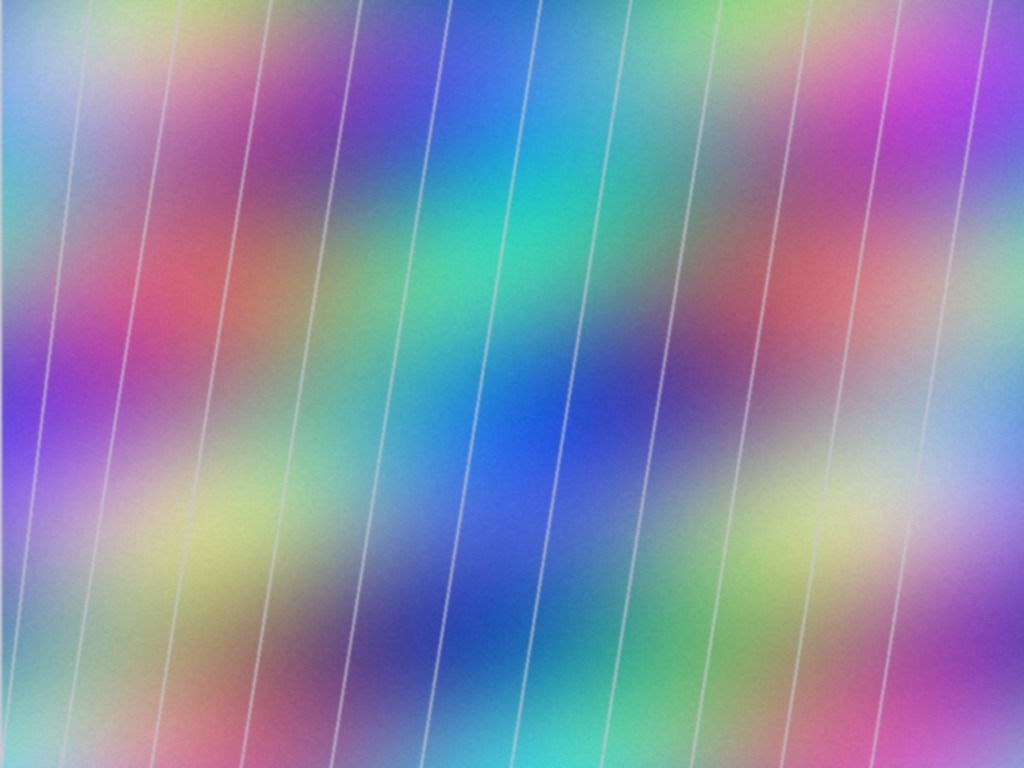
#> input picture SentinelAI/sample_data/inputs/image_authentic.jpg, 1024 x 768 px
$ python -i image_detector.py   (imports and definitions only)
#> lines starting #> are read from the running program, lines starting #| are printed output that depends on the picture
#> further down, picture is the input picture: shape (768, 1024, 3); mean B, G, R 170.9, 140.5, 137.1
"""
Image Deepfake Detector
Uses signal-based forensic analysis for detecting AI-generated/manipulated images.
Generates manipulation heatmaps from local artifact patterns.
"""

import numpy as np
from PIL import Image
import io
import logging

logger = logging.getLogger(__name__)


# [6 lines left out: function _preprocess_image, not called in this run]


def _analyze_pixel_patterns(img_array: np.ndarray) -> dict:
    """Analyze pixel-level patterns for deepfake indicators."""
    # Noise analysis
    from scipy import ndimage
    gray = np.mean(img_array, axis=2)
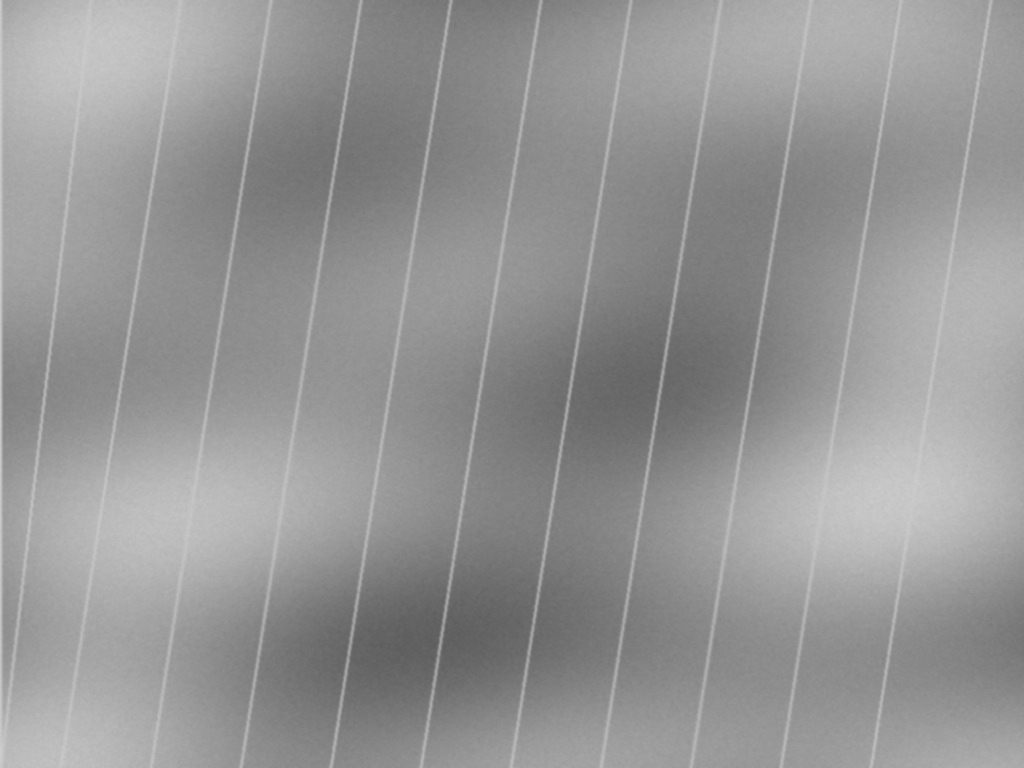
#> gray: shape (768, 1024) float64; min 92.67, max 205.7, mean 149.5
    noise = gray - ndimage.uniform_filter(gray, size=3)
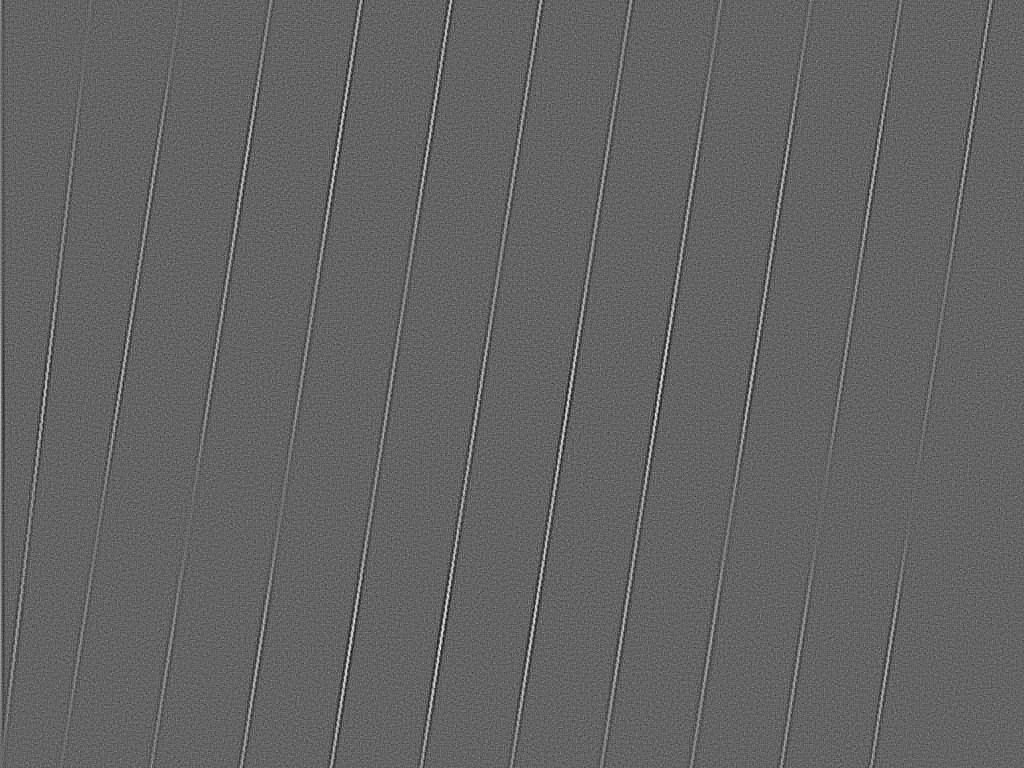
#> noise: shape (768, 1024) float64; min -8.33, max 12.93, mean -2.83e-15; drawn with min black and max white
    noise_level = np.std(noise)
#> noise_level = 1.06

    # Edge consistency analysis
    edges_x = ndimage.sobel(gray, axis=0)
    edges_y = ndimage.sobel(gray, axis=1)
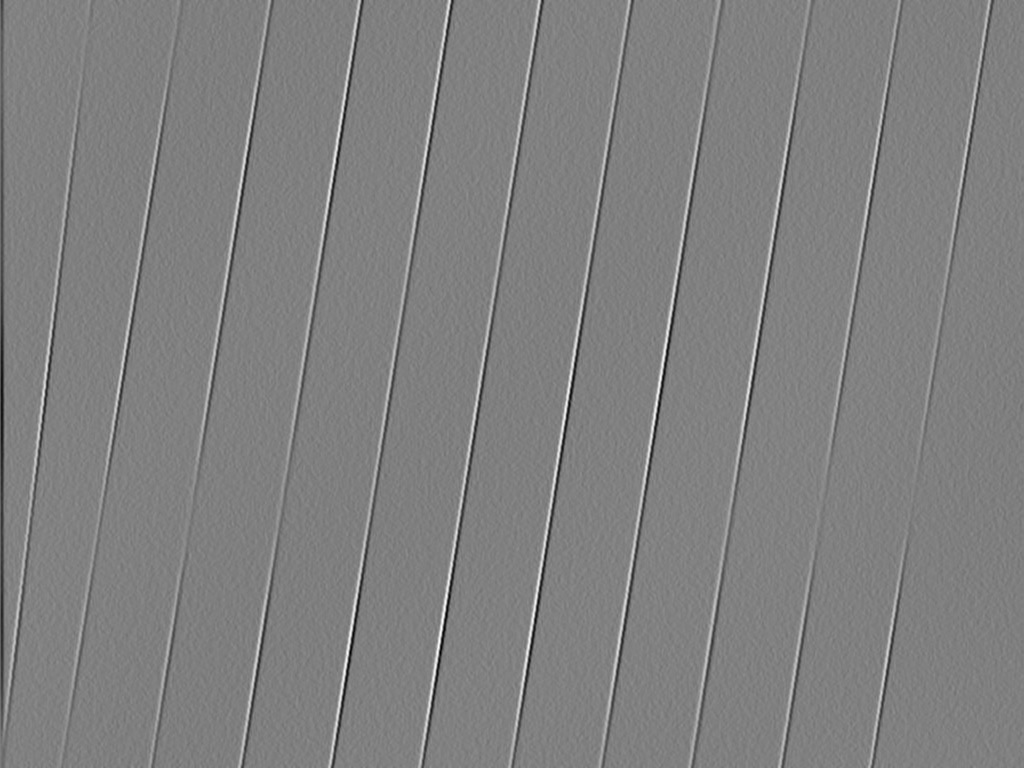
#> edges_y: shape (768, 1024) float64; min -209, max 206.3, mean -0.3; drawn with min black and max white
    edge_magnitude = np.hypot(edges_x, edges_y)
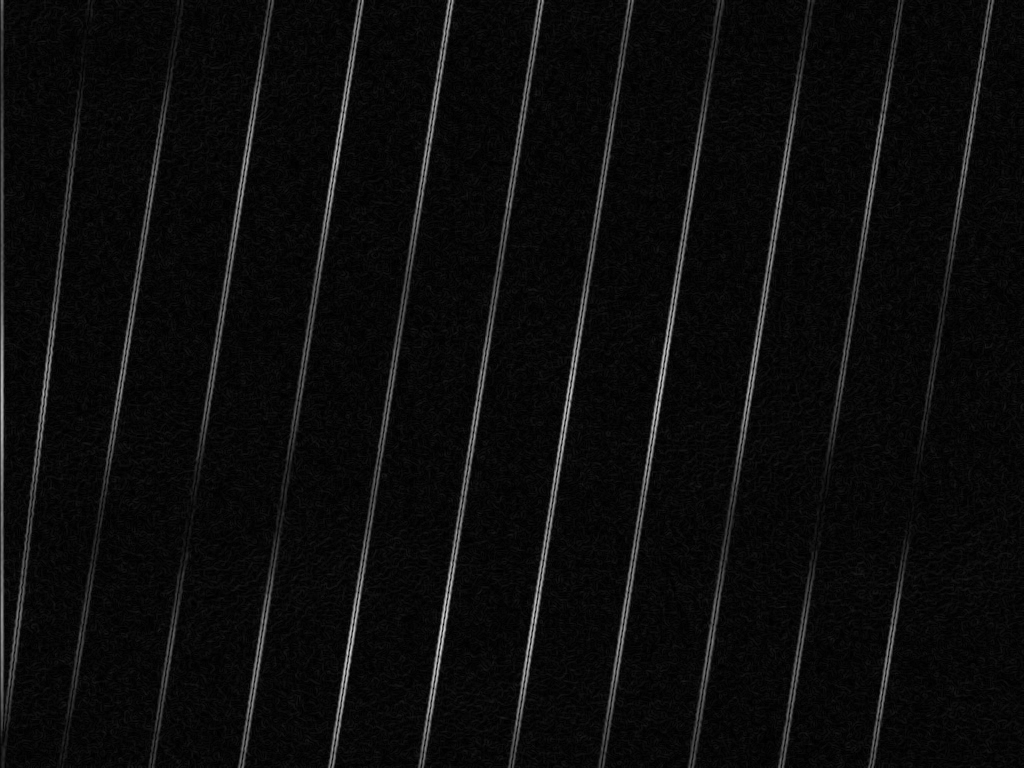
#> edge_magnitude: shape (768, 1024) float64; min 0, max 209.2, mean 12.2
    edge_consistency = np.std(edge_magnitude) / (np.mean(edge_magnitude) + 1e-7)
#> edge_consistency = 1.63

    # Color distribution analysis
    color_std = np.std(img_array, axis=(0, 1))
#> color_std = [29.79, 40.44, 48.67]
    color_uniformity = np.mean(color_std)
#> color_uniformity = 39.63

    # Frequency domain analysis (DCT-like)
    fft = np.fft.fft2(gray)
    fft_shift = np.fft.fftshift(fft)
    magnitude_spectrum = np.log(np.abs(fft_shift) + 1)
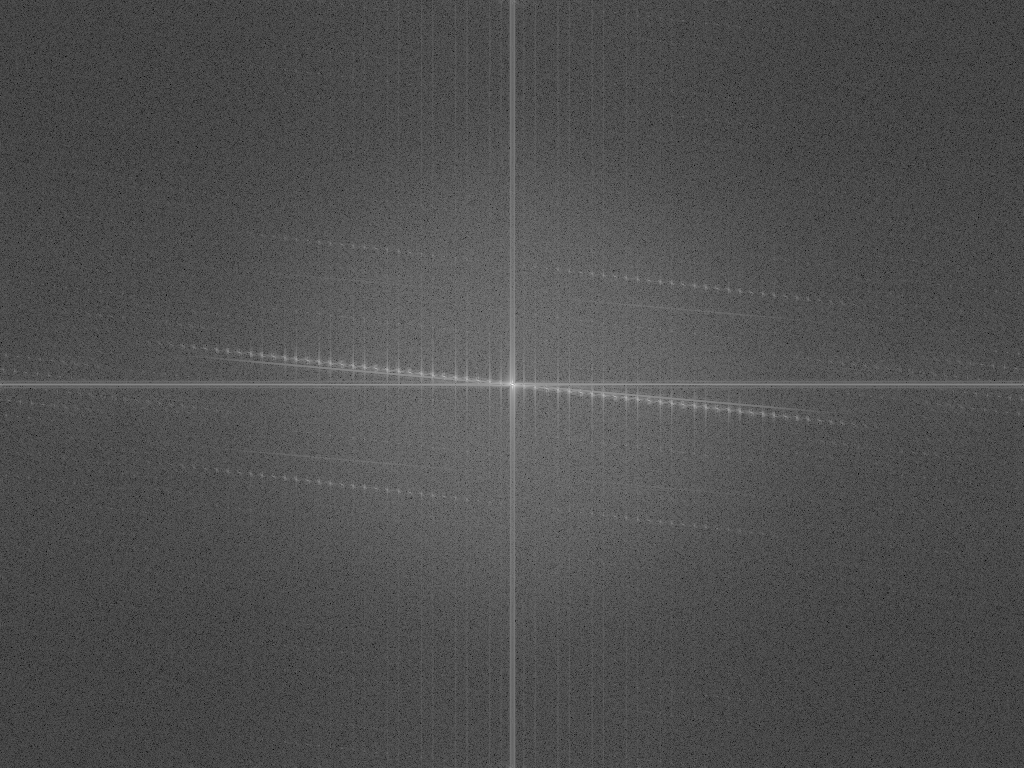
#> magnitude_spectrum: shape (768, 1024) float64; min 0.617, max 18.58, mean 6.23; drawn with min black and max white
    freq_energy_ratio = np.mean(magnitude_spectrum[:gray.shape[0]//4, :gray.shape[1]//4]) / \
                        (np.mean(magnitude_spectrum) + 1e-7)
#> freq_energy_ratio = 0.878

    # Symmetry analysis
    h_symmetry = np.mean(np.abs(gray - np.fliplr(gray)))
#> h_symmetry = 17.36
    v_symmetry = np.mean(np.abs(gray - np.flipud(gray)))
#> v_symmetry = 18.35

    return {
        "noise_level": float(noise_level),
        "edge_consistency": float(edge_consistency),
        "color_uniformity": float(color_uniformity),
        "freq_energy_ratio": float(freq_energy_ratio),
        "h_symmetry": float(h_symmetry),
        "v_symmetry": float(v_symmetry),
    }


# [132 lines left out: functions _generate_heatmap, analyze_image, not called in this run]

>>> import cv2
>>> picture = cv2.imread('../../../sample_data/inputs/image_authentic.jpg')
>>> result = _analyze_pixel_patterns(picture)
#> result = {'noise_level': 1.06, 'edge_consistency': 1.63, 'color_uniformity': 39.63, 'freq_energy_ratio': 0.878, 'h_symmetry': 17.36, 'v_symmetry': 18.35}
